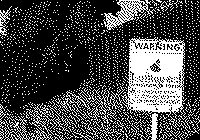
#> input picture mesteri/2. felev/orvosikepf/zh feladatok/aegyszeru/input_binary.png, 200 x 140 px
$ python 16.py
#> lines starting #> are read from the running program, lines starting #| are printed output that depends on the picture; after the words box and inside, x2 and y2 are one past the last pixel; in counts of white or black regions, pixels touching at a corner belong together
#> in main, `img = cv2.imread(os.path.join(os.path.dirname(os.path.abspath(__file__..`: img: shape (140, 200); 28% white; 1306 white regions (1288 under 20 px), largest, box (x1, y1, x2, y2) and area: (121, 37, 187, 119) 3356, (60, 86, 125, 124) 532, (103, 0, 156, 30) 518
import cv2
import numpy as np
import os

# --- 16. FELADAT: Regio-jelolo modszer kezzel (Kereses algoritmussal) ---
def region_labeling_manual(img_bin):
    h, w = img_bin.shape
#> h = 140; w = 200

    # A cimkek (labels) matrixa, kezdetben minden 0 (vagyis hatter)
    labels = np.zeros((h, w), dtype=np.int32)
    current_label = 1

    # Vegigmegyunk a kepen pixelrol pixelre
    for i in range(h):
        for j in range(w):
            # Ha talalunk egy feher pixelt, ami meg nincs beszamozva
            if img_bin[i, j] == 255 and labels[i, j] == 0:

                # Vermet (stack) hasznalunk a melysegi bejarashoz
                stack = [(i, j)]
                labels[i, j] = current_label

                # Amig van vizsgalando pixel a foltban
                while stack:
                    r, c = stack.pop()

                    # Megnezzuk a 4 szomszedjat (fent, lent, balra, jobbra)
                    for dr, dc in [(-1, 0), (1, 0), (0, -1), (0, 1)]:
                        nr, nc = r + dr, c + dc

                        # Ha a palyan belul vagyunk
                        if 0 <= nr < h and 0 <= nc < w:
                            # Ha ez a szomszed is feher es meg nincs cimkezve
                            if img_bin[nr, nc] == 255 and labels[nr, nc] == 0:
                                labels[nr, nc] = current_label
                                stack.append((nr, nc))

                # Ha kiurult a verem, vegeztunk a folttal, johet a kovetkezo sorszam
                current_label += 1
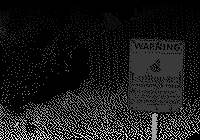
#> labels: shape (140, 200) int32; min 0, max 3081, mean 322.6; drawn with min black and max white
#> after the loop, current_label = 3082

    # Szinezes resze (ugyanaz a zsenialis NumPy trukk, ezt szabad hasznalni)
    colors = np.random.randint(0, 255, size=(current_label, 3), dtype=np.uint8)
    colors[0] = [0, 0, 0] # A hatter (0. cimke) maradjon fekete

    colored_img = colors[labels]

    return colored_img

def main():
    img = cv2.imread(os.path.join(os.path.dirname(os.path.abspath(__file__)), 'input_binary.png'), cv2.IMREAD_GRAYSCALE)
    if img is not None:
        # Biztositjuk a tokeletes fekete-feher kepet a bemenetnek
        _, img_bin = cv2.threshold(img, 127, 255, cv2.THRESH_BINARY)

        result = region_labeling_manual(img_bin)
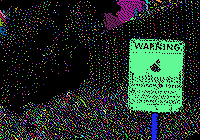
#> result: shape (140, 200, 3); mean of channels 0, 1, 2 38.8, 47.3, 31.7; drawn as B, G, R
        cv2.imwrite(os.path.join(os.path.dirname(os.path.abspath(__file__)), '16_regiok.png'), result)

if __name__ == '__main__':
    main()
